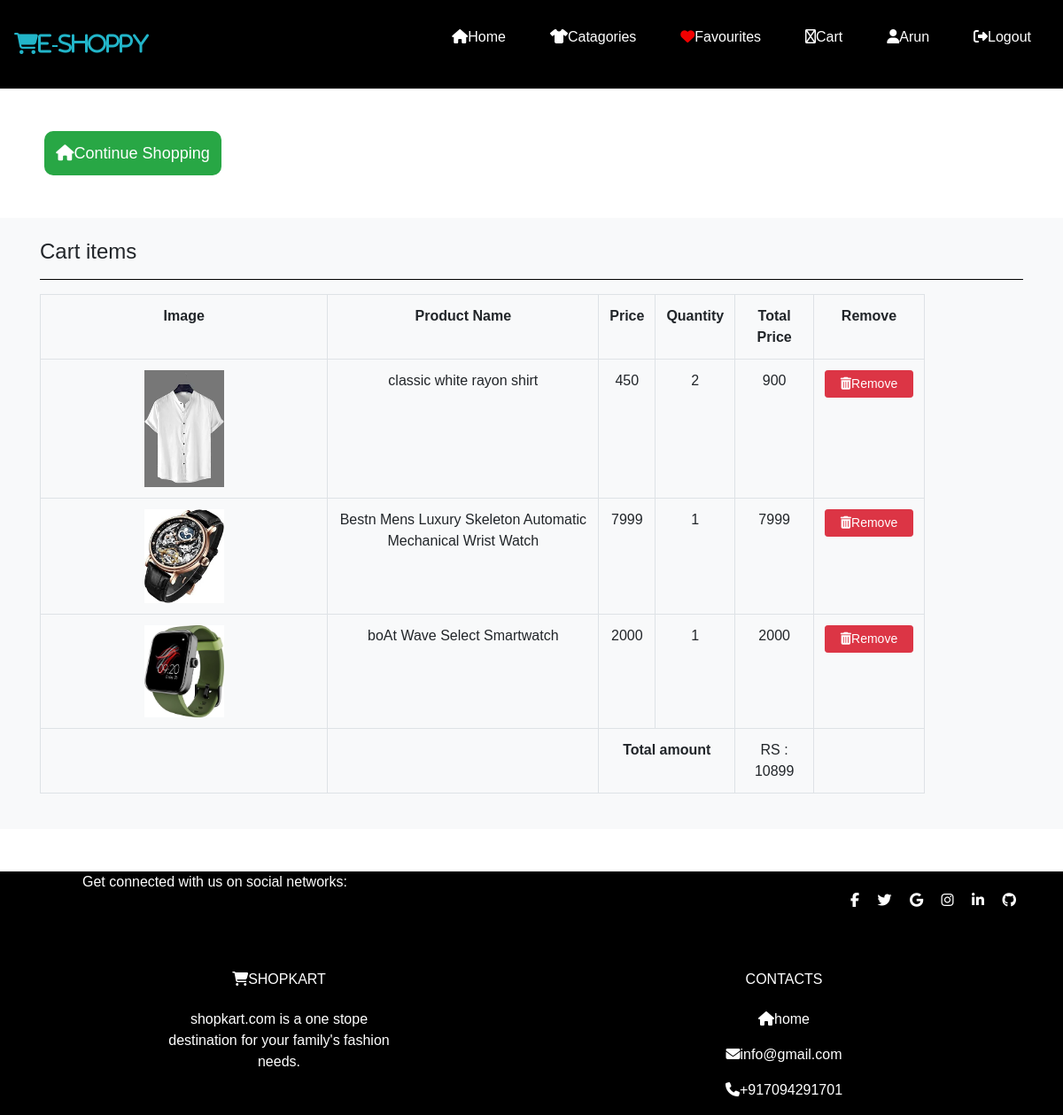
/cart (signed in), run on the app's committed database.
### app/models.py (models this page shows, shortened)
class Cart(models.Model):
    user=models.ForeignKey(User,on_delete=models.CASCADE)
    product=models.ForeignKey(Product, on_delete=models.CASCADE)
    product_qty=models.IntegerField(null=True,blank=True)
    created_at=models.DateField(auto_now_add=True)
    def get_total(self):
        return self.product_qty*self.product.new_price

class Product(models.Model):
    catagories=models.ForeignKey(Catagories, on_delete=models.CASCADE,null=True,blank=True)
    name=models.CharField(max_length=150,null=True,blank=True)
    vendor=models.CharField( max_length=50,null=True,blank=True)
    quantity=models.IntegerField(null=False,blank=False)
    old_price=models.FloatField(null=False,blank=False)
    new_price=models.FloatField(null=False,blank=False)
    pro_image=models.ImageField(upload_to=getfilename, height_field=None, width_field=None, max_length=None,null=True,blank=True)
    description=models.TextField(max_length=500)
    status=models.BooleanField(default=False,help_text="0-default,1-hidden")
    trending=models.BooleanField(default=False,help_text="0-default,1-trending")
    created=models.DateTimeField(auto_now_add=True)

### app/views.py (the view)
# urls.py: path("cart",views.cart, name="cart"),
def cart(request):
    if request.user.is_authenticated:
        cart=Cart.objects.filter(user=request.user)
        context={
            'cart':cart
        }
        return render(request,'cart.html',context)
    else:
        return redirect('home')

### templates/cart.html (shortened to what this page needs)
{% extends 'base.html' %}
{% block content %}
{% load static %}
<link rel="stylesheet" href="https://cdnjs.cloudflare.com/ajax/libs/font-awesome/6.4.0/css/fontawesome.min.css" />
<link rel="stylesheet" href="https://cdnjs.cloudflare.com/ajax/libs/font-awesome/4.7.0/css/font-awesome.min.css">
<link rel="stylesheet" href="https://cdn.jsdelivr.net/npm/bootstrap@4.3.1/dist/css/bootstrap.min.css">
<link rel="stylesheet" href="{% static 'css/cart.css' %}">
<br><br>
<button id="back" class="bg-success">
    <a href=" {% url 'collections' %} "><i class="fa fa-house"></i>continue shopping</a>
</button>
<section class="bg-light py-4 my-5">
    <div class="container">
        <div class="row">
            <div class="col-12">
                <h4 class="mb-3">Cart items</h4>
                <hr style="border-color:black">
            </div>
        </div>
        <table class="table table-bordered text-center" style="width:90%;"cellpadding="10">
            <tr>
                <th>image</th>
                <th>product name</th>
                <th>price</th>
                <th>quantity</th>
                <th>total price</th>
                <th>remove</th>
            </tr>
            {% for i in cart %}
                <tr>
                    <td><img src=" {{i.product.pro_image.url}}" style="height:15%;width:30%;" alt=""></td>
                    <td> {{i.product.name}} </td>
                    <td> {{i.product.new_price |stringformat:'d'}} </td>
                    <td> {{i.product_qty}} </td>
                    <td class='amt'>{{i.get_total|stringformat:'d'}}</td>
                    <td> <a href="{% url 'removecart' i.id %}" class="btn btn-danger btn-sm" onclick="return confirm('Are you sure to remove this item from the cart?')" style="width:100px;color:white;"><i class="fa fa-trash"></i>Remove</a> </td>
                </tr>
            {% endfor %}
            <tr style="margin-top:20px">
                <td></td>
                <td></td>
                <td colspan="2"><b>Total amount</b></td>
                <td id='net'>0</td>
            </tr>
        </table>
    </div>
</section>
{% endblock content %}

### templates/navbar.html (shortened to what this page needs)
{% load static %}
<!DOCTYPE html>
<html lang="en">
<head>
    <link rel="stylesheet" href="{% static 'css/sample.css' %}">
    <link rel="stylesheet" href="https://cdnjs.cloudflare.com/ajax/libs/font-awesome/6.4.0/css/all.min.css"
 />
    <link rel="stylesheet" href="https://cdnjs.cloudflare.com/ajax/libs/font-awesome/4.7.0/css/font-awesome.min.css">
</head>
<body>
    <header>
        <div class="navbar">
          <div class="logo"><a href="" style="text-decoration:none;"><i class="fa fa-light fa-cart-shopping fa-fade" style="color: #22b5c9;">e-shoppy</i></a></div>
              <ul class="links" >
                  <li><a href="{% url 'home' %}"><i class="fa-solid fa-house" ></i>home</a></li>
                  <li><a href="{% url 'collections' %}"><i class="fa fa-light fa-shirt"></i>catagories</a></li>
                {% if request.user.is_authenticated %}
                <li><a href="{% url 'favouritepage' %}" ><i class="fa fa-thin fa-heart" style="color: #f00000;"></i>favourites</a></li>
                <li><a href="{% url 'cart' %}" ><i class="fa fa-regular fa-cart-plus"></i>cart</a></li>
                  <li><a href=""><i class="fa fa-thin fa-user"></i>{{request.user}}</a></li>
                  <li><a href="LogoutPage"><i class="fa fa-thin fa-right-from-bracket"></i>logout</a></li>
                  {% endif %}
              </ul>
        </div>
      </header>
</body>
</html>

### static/css/sample.css (style rules this page uses)
* { padding: 0; margin: 0; box-sizing: border-box; font-family: sans-serif; }
header { height: auto; width: 100%; background-color: black; }
li { list-style: none; }
a { text-decoration: none; font-size: 1rem; }
.navbar { width: 100%; height: 100px; max-width: 1200px; margin: 0 auto; display: flex; align-items: center; justify-content: space-between; }
.navbar .logo a { font-size: 1.5rem; font-weight: bold; text-transform: capitalize; font-style: oblique; color: white; }
.navbar .links { display: flex; gap: 10px; text-transform: capitalize; }
.links li a { color: white; margin: 20px; text-decoration: none; }

### static/css/cart.css (style rules this page uses)
* { padding: 0; margin: 0; box-sizing: border-box; font-family: sans-serif; }
#back { height: 50px; width: 200px; margin-left:50px ; border-radius: 10px; border: none; }
#back a { text-decoration: none; color: white; text-transform: capitalize; font-size: 18px; }
tr th { text-transform: capitalize; }

### data on the page
Cart: product.pro_image (picture), product.name "classic white rayon shirt", product.new_price "450", product_qty "2", get_total "900"
Cart: product.pro_image (picture), product.name "Bestn Mens Luxury Skeleton Automatic Mechanical Wrist Watch", product.new_price "7999", product_qty "1", get_total "7999"
Cart: product.pro_image (picture), product.name "boAt Wave Select Smartwatch", product.new_price "2000", product_qty "1", get_total "2000"

### other printed values
{{ request.user }} "Arun"
